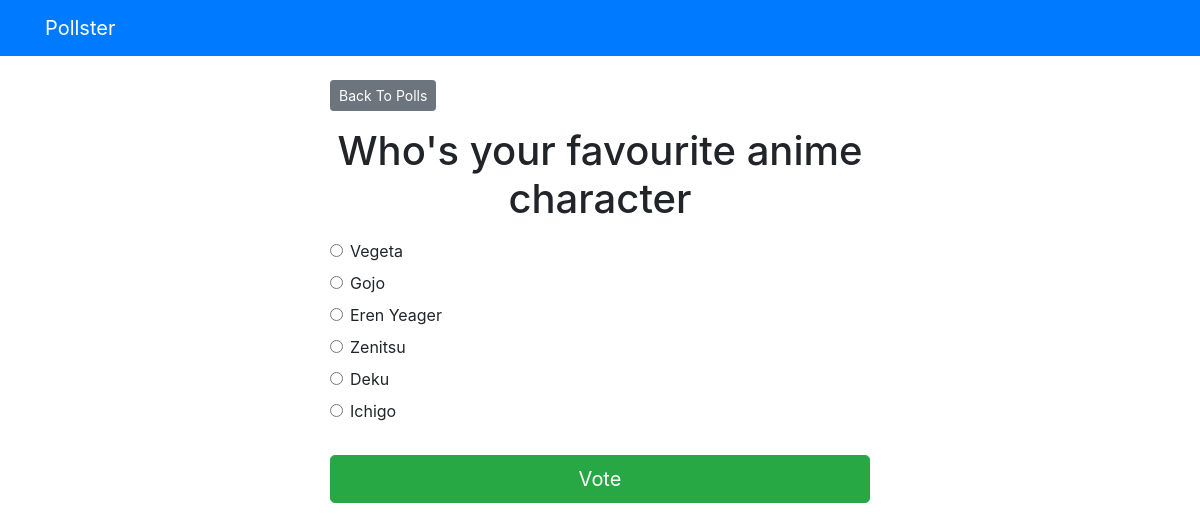
Page /polls/3/ on the committed database.
### polls/models.py (models this page shows, shortened)
class Question(models.Model):
    question_text = models.CharField(max_length=200)
    pub_date = models.DateTimeField('date published')

class Choice(models.Model):
    question = models.ForeignKey(Question, on_delete=models.CASCADE)
    choice_text = models.CharField(max_length=200)
    votes = models.IntegerField(default=0)

### polls/views.py (the view)
# urls.py: path('<int:question_id>/', views.detail, name='detail'),
def detail(request, question_id):
    try:
        question = Question.objects.get(pk=question_id)
    except Question.DoesNotExist:
        raise Http404("Question does not exist")
    return render(request, 'polls/detail.html', { 'question': question})

### templates/polls/detail.html (shortened to what this page needs)
{% extends 'base.html' %}
{% block content %}
<a class="btn btn-secondary btn-sm mb-3" href="{% url 'polls:index' %}">Back To Polls</a>
<h1 class="text-center mb-3">{{ question.question_text }}</h1>
<form action="{% url 'polls:vote' question.id %}" method="post">
	{% for choice in question.choice_set.all %}
		<div class="form-check">
			<input
				type="radio"
				name="choice"
				class="form-check-input"
				id="choice{{ forloop.counter }}"
				value="{{ choice.id }}"
			/>
			<label for="choice{{ forloop.counter }}">{{ choice.choice_text }}</label
			>
		</div>
	{% endfor %}
	<input type="submit" value="Vote" class="btn btn-success btn-lg btn-block mt-4" />
</form>
{% endblock %}

### rows in the picture
Question: question_text "Who's your favourite anime character"
Choice: choice_text "Vegeta"
Choice: choice_text "Gojo"
Choice: choice_text "Eren Yeager"
Choice: choice_text "Zenitsu"
Choice: choice_text "Deku"
Choice: choice_text "Ichigo"
